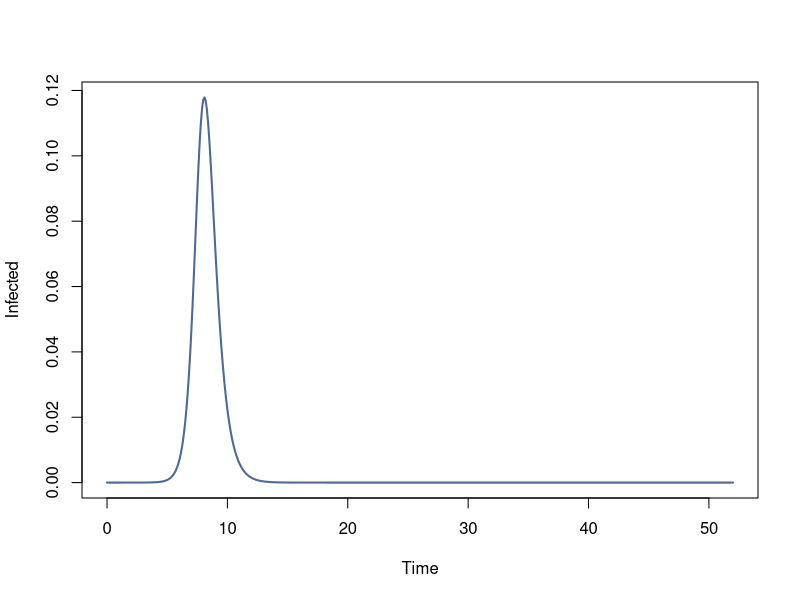
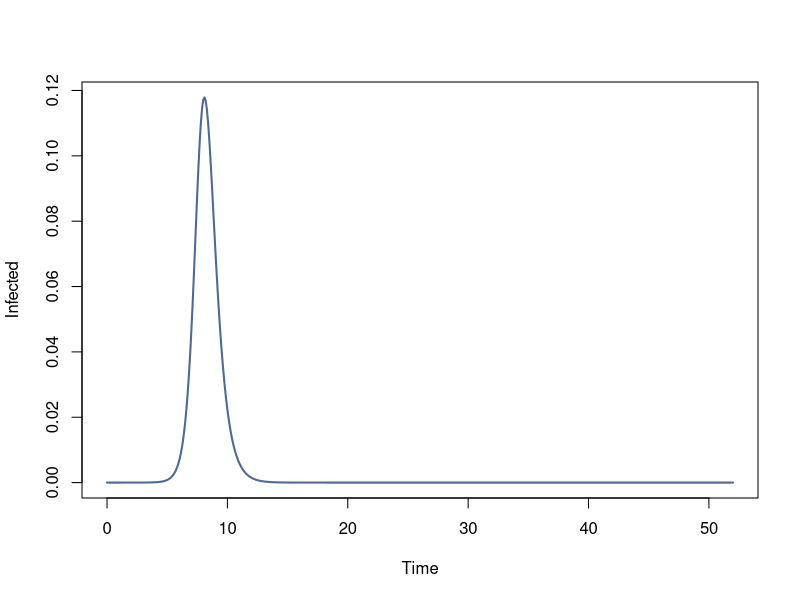

R code for these plots, in order: (Note: this script raises an error after producing the figures.)
#Alexandria Purcell 
#May 17 2019
#Social Distancing

require(deSolve)

#define a color palette
pulp <- c(rgb(101,48,47, maxColorValue=255),    #brown
          rgb(210,202,203, maxColorValue=255),  #gray
          rgb(211,141,101, maxColorValue=255),  #peach
          rgb(223,45,39, maxColorValue=255),    #red
          rgb(250,208,10, maxColorValue=255),   #yellow
          rgb(16,16,18, maxColorValue=255),     #black
          rgb(76,106,147, maxColorValue=255)    #blue
)

sir.model.closed <- function (t, x, params) {    #here we begin a function with three arguments
  S <- x[1]                               #create local variable S, the first element of x
  I <- x[2]                               #create local variable I
  R <- x[3]                               #create local variable R
  with(                                   #we can simplify code using "with"
    as.list(params),                   #this argument to "with" lets us use the variable names
    {                                  #the system of rate equations
      dS <- -beta*S*I
      dI <- beta*S*I-gamma*I
      dR <- gamma*I
      dx <- c(dS,dI,dR)                #combine results into a single vector dx
      list(dx)                         #return result as a list
    }
  )
}


R0 <- 1.8
N <-  1  				              #population size
gamma <- 7/2.6  			        #recovery rate (in years)
beta <- R0*(gamma)/N 	        #transmission rate
phi <- 0.3333                 #reducing the transmission rate 
D <- 12
xstart <- c(S=0, I=0, R=0)	  #initial conditions, must sum to one
xstart[2] <- 1/58000000
xstart[1] <- 1-xstart[2]
xstart[3] <- 1-sum(xstart)
Tmax <- 52                    #integrate for 200 years after transients
params <- c(beta=beta, gamma=gamma)   #parameter vector
tau <- 0.1                    #size of time step
times <- seq(0, Tmax, by=tau)

out <- as.data.frame(ode(xstart,times,sir.model.closed,params, method='ode45', rtol=1e-7))

plot(out$time,
     out$I,
     type='l',
     lwd=2,
     xlab='Time',
     ylab='Infected',
     col=pulp[7])  #plot the I variable against time

Tvec <- c(3, 5, 6, 7)

plot(out$time,
     out$I,
     type='l',
     lwd=2,
     xlab='Time',
     ylab='Infected',
     col=pulp[7])

legend.info <- data.frame(T=numeric(0),col=character(0),stringsAsFactors=FALSE)      


for(phi in varyPhi){
for(T in varyTvec){

  
  out1 <- ode(xstart,                               # start at initial condition
              seq(0,T,tau),                          # solve from 0 to T
              sir.model.closed,params,
              method='ode45',
              rtol=1e-7)  
  
  out2 <- ode(tail(out1,1)[2:4],                    # start at end of last solution
              seq(T,T+D,tau),                        # solve from T to T+D
              sir.model.closed,
              c(beta=beta*(1-phi), gamma=gamma),     # change beta
              method='ode45',
              rtol=1e-7)
  
  out3 <- ode(tail(out2,1)[2:4],                    # start at end of last solution
              seq(T+D, Tmax, tau),                   # solve from T+D to Tmax
              sir.model.closed,
              params,                                # reset parameters
              method='ode45',
              rtol=1e-7) 
  
  data <- as.data.frame(rbind(out1, out2, out3))

  lines(data$time,
        data$I,
        col=pulp[i],
        lwd=2)
  
  legend.info[i,] <- c(T=T, col=as.character(pulp[i]))
}
}

legend('topright',
       legend=paste('T=',legend.info$T, sep=''),
       lty=1,
       lwd=3,
       col=legend.info$col,
       bty='n')
#the first time point data is redundant, but that does not interfere 
  #with the plotting of the data because of the way the loop is configured. 

##Exercise 1: Show that the final epidemic size over a one year period looks
  #as below. Assume that everyone is initially susceptible and 1 out 
  #of 58 million are infectious. 12 weeks and R0=-1.8, mean infectious 
  #period of 2.6 days. 

install.packages('lattice')
library(lattice)

#example code for lattice 
x <- seq(1,10, length.out=20)
y <- seq(1,10, length.out=20)
data <- expand.grid(X=x, Y=y)
data$Z <- runif(400, 0, 5)

## Try it out
par(mar=c(3,4,2,2))
levelplot(Z ~ X*Y, data=data  , xlab="X" , col.regions = heat.colors(100)[length(heat.colors(100)):1]   , main="")

Finalepidemic<-function(T,phi){
R0 <- 1.8
N <-  1  				              #population size
gamma <- 7/2.6  			        #recovery rate (in years)
beta <- R0*(gamma)/N           #transmission rate
#phi <- 0.3333                 #reducing the transmission rate 
D <- 12
xstart <- c(S=0, I=0, R=0)	  #initial conditions, must sum to one
xstart[2] <- 1/58000000
xstart[1] <- 1-xstart[2]
xstart[3] <- 1-sum(xstart)
Tmax <- 52                    #integrate for 200 years after transients
params <- c(beta=beta, gamma=gamma)   #parameter vector

    
    
    out1 <- ode(xstart,                               # start at initial condition
                c(0,T),                         # solve from 0 to T
                sir.model.closed,params,
                method='ode45',
                rtol=1e-7)  
    
    out2 <- ode(tail(out1,1)[2:4],                    # start at end of last solution
                c(T,T+D),                # solve from T to T+D
                sir.model.closed,
                c(beta=beta*(1-phi), gamma=gamma),     # change beta
                method='ode45',
                rtol=1e-7)
    
    out3 <- ode(tail(out2,1)[2:4],                    # start at end of last solution
                c(T+D,Tmax),       # solve from T+D to Tmax
                sir.model.closed,
                params,                                # reset parameters
                method='ode45',
                rtol=1e-7) 
    Finalepidemic<-out3[8]
  }

Tvec<-seq(0.25,20, length.out=100)
phiVary<-seq(0,0.5,length.out=100)
data<-outer(Tvec,phiVary,Vectorize(Finalepidemic))

x<-Tvec
y<-phiVary
data1<-expand.grid(X=x,Y=y)
Z<-data
require(lattice)
library(lattice)

levelplot(Z~X*Y, data=data1 ,xlab='T',ylab=expression(phi))
         
